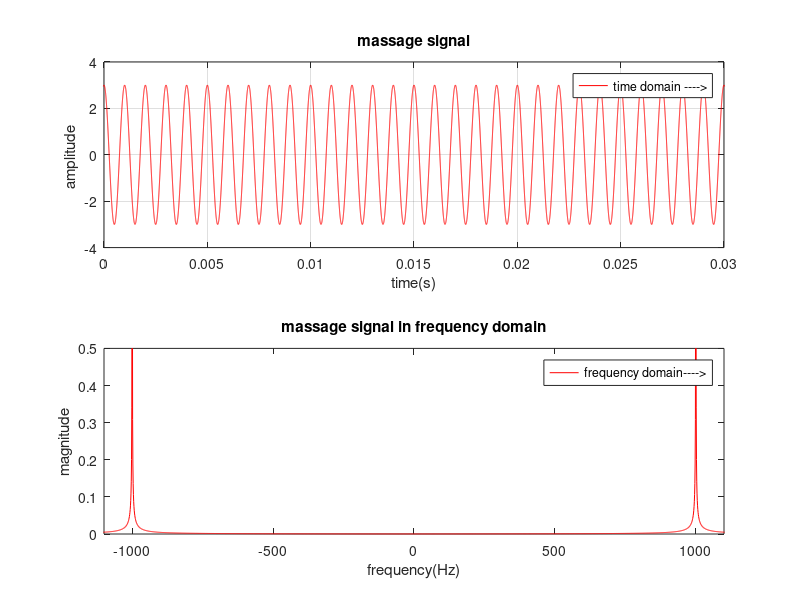
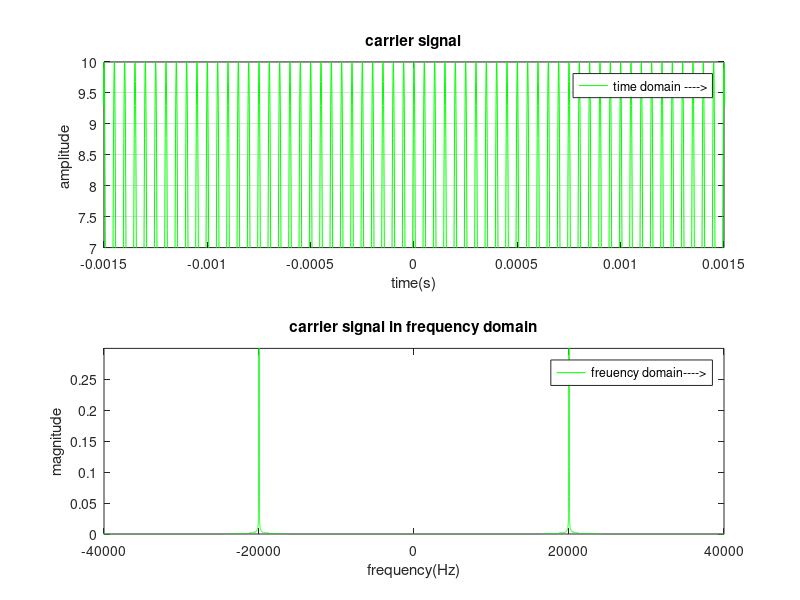
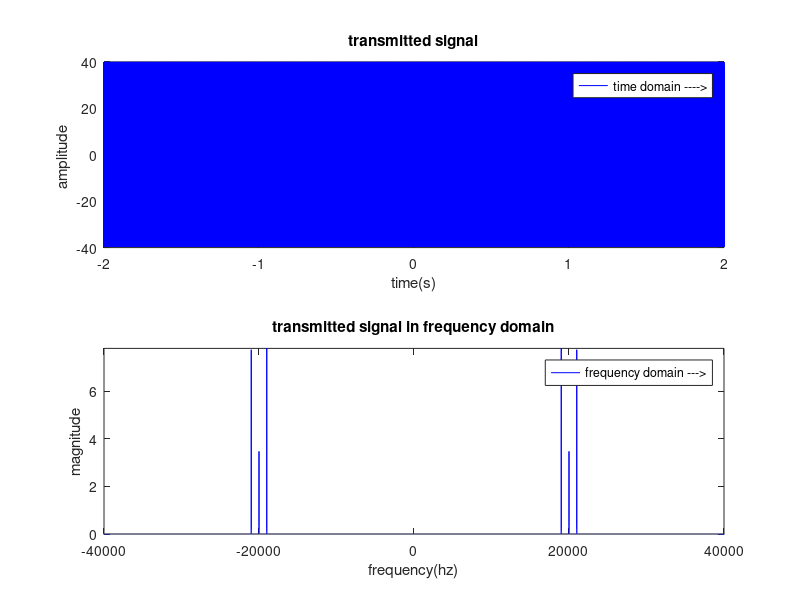
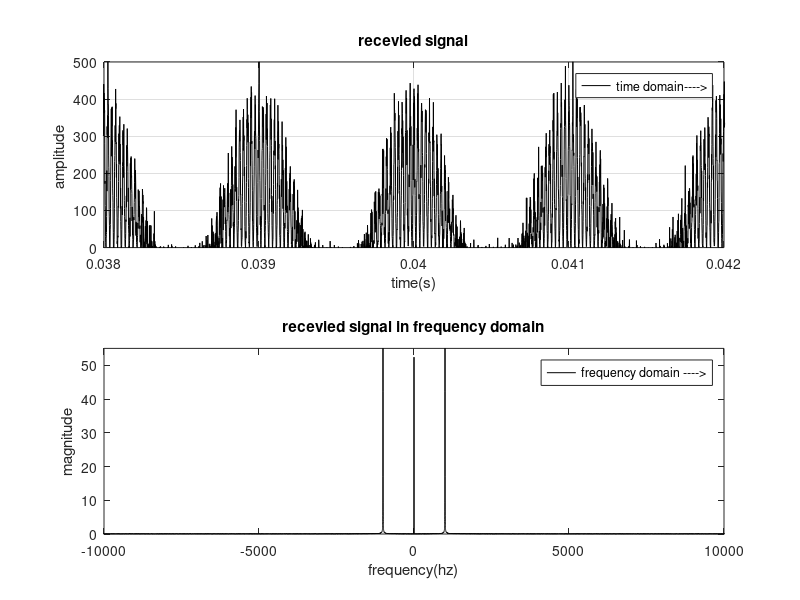

Source code (MATLAB) for these figures, in order:
% In the name of wisdom
%==========================================================================
% Student Name: amirhossein shoaraye nejati
% ID: 9521010039
% Project 2
% File name: Am_Modulator.m(by a Sinusoidal function input)
% Date: 1.10.2019
% Kashan University
% Course: Fundamentals of Communications Systems, Fall 2018
%==========================================================================
%%%%%%%parameter%%%%%%
clc;% Clear Command Window
clear;    % Remove items from workspace, freeing up system memory
close all;    % close all figures
SNR=10000000; %signal to noise ratio
fm=10e2;%massage frequancey 
fc=2e4;% carrier frequancey
Am=20000;%massage amplitude volt
Ac=10;% carrier amplitude volt
FS=1e6;     % Fs=1 MHz %Sampling Frequency (Hz) % Should be at least 2 x (highest freq. of all signals)
TS=1/FS;      % Sampling Time
n=2^20;       % number of fft points 
g=1/Ac^2;      %gain of filter
f0=1000; % Hz, f0= signal frequency
t=-2:TS:2;  % time variable
B=1;          % AM Mod. index
f=-FS/2:FS/n:(FS/2-FS/n);% frequency variable
%%%%%%% product modulator%%%%%%
massage=3*cos(2*pi*f0*t);  
m_f = TS*fftshift(fft(massage,n));
%carrier%
carrier=Ac*cos(2*pi*fc*t);
c_f = TS*fftshift(fft(carrier,n));
%transmitter signal
AM_signal=(1+ B*massage).*carrier;
a_f= TS*fftshift(fft(AM_signal,n));
%%%%%%% channel%%%%%%%
L=1; % Channel power loss 
Sigma_n2=20 ; % noise variance (set Sigma_n2=0 for No noise)
n_t=sqrt(Sigma_n2) * randn(1,length(AM_signal)); % n(t) = AWGN noise
tX_signal= 1/sqrt(L) * AM_signal  + n_t ;  % yR(t) = Received signal at receiver
%%%%%%product demodulater%%%%%%
%recevied signal%
RX_signal =  tX_signal.*carrier;
r_f = TS*fftshift(fft(RX_signal,n));
% low pass filter%
wn = .02;     % PSD lowpass filter cut - off frequency
[b,a] = butter(2,wn);    % Design lowpass filter
demod_signal =5*(( filter(b,a,RX_signal).*g)-1);     % Apply lowpass filter
d_f = TS*fftshift(fft(demod_signal,n));                                             
%%%%PLOTS%%%%%
%plot massage signal%
figure
 subplot(2,1,1)
 plot(t,massage,'r')
 grid on
 title('massage signal')
 xlabel('time(s)')
 ylabel('amplitude ')
 ylim([-4 4])
 xlim([0 0.03])
 legend ('time domain ---->');
 subplot(2,1,2)
 plot(f,abs(m_f),'r')
 title('massage signal in frequency domain')
 xlabel('frequency(Hz)')
 ylabel('magnitude')
 xlim([-1100 1100]);
 ylim([0 .5]);
 legend ('frequency domain---->');
 %plot carrier signal%
 figure
 subplot(2,1,1)
 plot(t,carrier,'g')
 grid on
 title('carrier signal')
 xlabel('time(s)')
 ylabel('amplitude ')
 xlim([-1.5e-3 1.5e-3])
 ylim([7 10])
 legend('time domain ---->');
 subplot(2,1,2)
 plot(f,abs(c_f),'g')
 title('carrier signal in frequency domain')
 xlabel('frequency(Hz)')
 ylabel('magnitude')
 ylim([0 0.3])
 xlim([-0.4e5 0.4e5])
 legend('freuency domain---->');
 %plot transmitted signal%
 figure
 subplot(2,1,1)
  plot(t,AM_signal,'b')
 grid on
 title('transmitted signal')
 xlabel('time(s)')
 ylabel('amplitude ')
 legend('time domain ---->');
 subplot(2,1,2)
 plot(f,abs(a_f),'b')
 title('transmitted signal in frequency domain')
 xlabel('frequency(hz)')
 ylabel('magnitude')
 ylim([0 7.8])
 xlim([-0.4e5 0.4e5])
 legend('frequency domain --->')
 %plot recevied signal%
 figure
 subplot(2,1,1)
  plot(t,RX_signal,'k')
 grid on
 title('recevied signal')
 xlabel('time(s)')
 ylabel('amplitude ')
 ylim([0 500])
 xlim([0.038 0.042])
 legend('time domain---->');
 subplot(2,1,2)
 plot(f,abs(r_f),'k')
 title('recevied signal in frequency domain')
 xlabel('frequency(hz)')
 ylabel('magnitude')
 ylim([0 55])
 xlim([-1e4 1e4])
 legend('frequency domain ---->');
 %plot demodulated signl%
  figure
 subplot(2,1,1)
  plot(t,demod_signal,'m')
 grid on
 title('Demodulated  signal')
 xlabel('time(s)')
 ylabel('amplitude ')
 ylim([-10 5])
 xlim([0 0.03])
 legend('time domain---->');
 subplot(2,1,2)
 plot(f,abs(d_f),'m')
 title('demodulated signal in frequency domain')
 xlabel('frequency(Hz)')
 ylabel('magnitude')
 ylim ([0 0.5])
 xlim([-1e4 1e4])
 legend('freuency domain---->');
 
%END
%==========================================================================

 